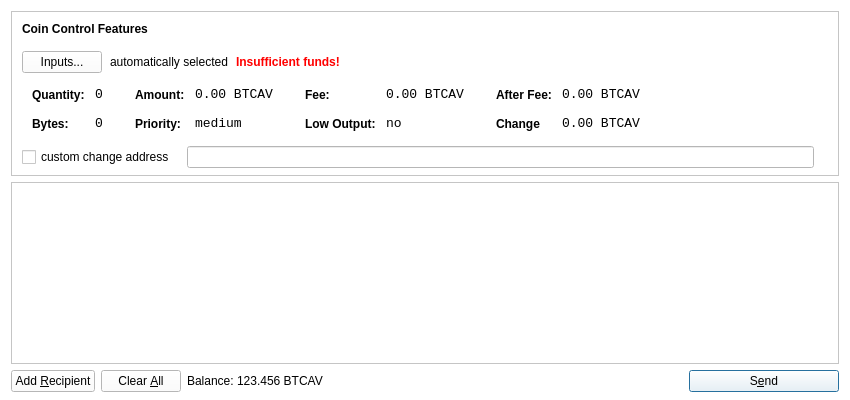
<?xml version="1.0" encoding="UTF-8"?>
<ui version="4.0">
 <class>SendCoinsDialog</class>
 <widget class="QDialog" name="SendCoinsDialog">
  <property name="geometry">
   <rect>
    <x>0</x>
    <y>0</y>
    <width>850</width>
    <height>400</height>
   </rect>
  </property>
  <property name="windowTitle">
   <string>Send Coins</string>
  </property>
  <property name="autoFillBackground">
   <bool>false</bool>
  </property>
  <property name="styleSheet">
   <string notr="true">background-color: rgb(255, 255, 255);</string>
  </property>
  <layout class="QVBoxLayout" name="verticalLayout" stretch="0,1,0">
   <property name="bottomMargin">
    <number>8</number>
   </property>
   <item>
    <widget class="QFrame" name="frameCoinControl">
     <property name="sizePolicy">
      <sizepolicy hsizetype="Expanding" vsizetype="Expanding">
       <horstretch>0</horstretch>
       <verstretch>0</verstretch>
      </sizepolicy>
     </property>
     <property name="maximumSize">
      <size>
       <width>16777215</width>
       <height>16777215</height>
      </size>
     </property>
     <property name="frameShape">
      <enum>QFrame::StyledPanel</enum>
     </property>
     <property name="frameShadow">
      <enum>QFrame::Sunken</enum>
     </property>
     <layout class="QVBoxLayout" name="verticalLayoutCoinControl2">
      <property name="spacing">
       <number>6</number>
      </property>
      <property name="leftMargin">
       <number>0</number>
      </property>
      <property name="topMargin">
       <number>0</number>
      </property>
      <property name="rightMargin">
       <number>0</number>
      </property>
      <property name="bottomMargin">
       <number>6</number>
      </property>
      <item>
       <layout class="QVBoxLayout" name="verticalLayoutCoinControl" stretch="0,0,0,0,1">
        <property name="spacing">
         <number>0</number>
        </property>
        <property name="leftMargin">
         <number>10</number>
        </property>
        <property name="topMargin">
         <number>10</number>
        </property>
        <item>
         <layout class="QHBoxLayout" name="horizontalLayoutCoinControl1">
          <property name="bottomMargin">
           <number>15</number>
          </property>
          <item>
           <widget class="QLabel" name="labelCoinControlFeatures">
            <property name="sizePolicy">
             <sizepolicy hsizetype="Preferred" vsizetype="Maximum">
              <horstretch>0</horstretch>
              <verstretch>0</verstretch>
             </sizepolicy>
            </property>
            <property name="font">
             <font>
              <weight>75</weight>
              <bold>true</bold>
             </font>
            </property>
            <property name="styleSheet">
             <string notr="true">font-weight:bold;</string>
            </property>
            <property name="text">
             <string>Coin Control Features</string>
            </property>
           </widget>
          </item>
         </layout>
        </item>
        <item>
         <layout class="QHBoxLayout" name="horizontalLayoutCoinControl2" stretch="0,0,0,0">
          <property name="spacing">
           <number>8</number>
          </property>
          <property name="bottomMargin">
           <number>10</number>
          </property>
          <item>
           <widget class="QPushButton" name="pushButtonCoinControl">
            <property name="styleSheet">
             <string notr="true"/>
            </property>
            <property name="text">
             <string>Inputs...</string>
            </property>
           </widget>
          </item>
          <item>
           <widget class="QLabel" name="labelCoinControlAutomaticallySelected">
            <property name="text">
             <string>automatically selected</string>
            </property>
            <property name="margin">
             <number>5</number>
            </property>
           </widget>
          </item>
          <item>
           <widget class="QLabel" name="labelCoinControlInsuffFunds">
            <property name="font">
             <font>
              <weight>75</weight>
              <bold>true</bold>
             </font>
            </property>
            <property name="styleSheet">
             <string notr="true">color:red;font-weight:bold;</string>
            </property>
            <property name="text">
             <string>Insufficient funds!</string>
            </property>
            <property name="margin">
             <number>5</number>
            </property>
           </widget>
          </item>
          <item>
           <spacer name="horizontalSpacerCoinControl">
            <property name="orientation">
             <enum>Qt::Horizontal</enum>
            </property>
            <property name="sizeHint" stdset="0">
             <size>
              <width>40</width>
              <height>1</height>
             </size>
            </property>
           </spacer>
          </item>
         </layout>
        </item>
        <item>
         <widget class="QWidget" name="widgetCoinControl" native="true">
          <property name="sizePolicy">
           <sizepolicy hsizetype="Preferred" vsizetype="Preferred">
            <horstretch>0</horstretch>
            <verstretch>0</verstretch>
           </sizepolicy>
          </property>
          <property name="minimumSize">
           <size>
            <width>0</width>
            <height>0</height>
           </size>
          </property>
          <property name="styleSheet">
           <string notr="true"/>
          </property>
          <layout class="QHBoxLayout" name="horizontalLayoutCoinControl5">
           <property name="leftMargin">
            <number>0</number>
           </property>
           <property name="topMargin">
            <number>0</number>
           </property>
           <property name="rightMargin">
            <number>0</number>
           </property>
           <property name="bottomMargin">
            <number>0</number>
           </property>
           <item>
            <layout class="QHBoxLayout" name="horizontalLayoutCoinControl3" stretch="0,0,0,1">
             <property name="spacing">
              <number>20</number>
             </property>
             <property name="topMargin">
              <number>0</number>
             </property>
             <property name="bottomMargin">
              <number>10</number>
             </property>
             <item>
              <layout class="QFormLayout" name="formLayoutCoinControl1">
               <property name="horizontalSpacing">
                <number>10</number>
               </property>
               <property name="verticalSpacing">
                <number>14</number>
               </property>
               <property name="leftMargin">
                <number>10</number>
               </property>
               <property name="topMargin">
                <number>4</number>
               </property>
               <property name="rightMargin">
                <number>6</number>
               </property>
               <item row="0" column="0">
                <widget class="QLabel" name="labelCoinControlQuantityText">
                 <property name="styleSheet">
                  <string notr="true">font-weight:bold;</string>
                 </property>
                 <property name="text">
                  <string>Quantity:</string>
                 </property>
                 <property name="margin">
                  <number>0</number>
                 </property>
                </widget>
               </item>
               <item row="0" column="1">
                <widget class="QLabel" name="labelCoinControlQuantity">
                 <property name="font">
                  <font>
                   <family>Monospace</family>
                   <pointsize>10</pointsize>
                  </font>
                 </property>
                 <property name="cursor">
                  <cursorShape>IBeamCursor</cursorShape>
                 </property>
                 <property name="contextMenuPolicy">
                  <enum>Qt::ActionsContextMenu</enum>
                 </property>
                 <property name="text">
                  <string>0</string>
                 </property>
                 <property name="margin">
                  <number>0</number>
                 </property>
                 <property name="textInteractionFlags">
                  <set>Qt::LinksAccessibleByMouse|Qt::TextSelectableByKeyboard|Qt::TextSelectableByMouse</set>
                 </property>
                </widget>
               </item>
               <item row="1" column="0">
                <widget class="QLabel" name="labelCoinControlBytesText">
                 <property name="styleSheet">
                  <string notr="true">font-weight:bold;</string>
                 </property>
                 <property name="text">
                  <string>Bytes:</string>
                 </property>
                </widget>
               </item>
               <item row="1" column="1">
                <widget class="QLabel" name="labelCoinControlBytes">
                 <property name="font">
                  <font>
                   <family>Monospace</family>
                   <pointsize>10</pointsize>
                  </font>
                 </property>
                 <property name="cursor">
                  <cursorShape>IBeamCursor</cursorShape>
                 </property>
                 <property name="contextMenuPolicy">
                  <enum>Qt::ActionsContextMenu</enum>
                 </property>
                 <property name="text">
                  <string>0</string>
                 </property>
                 <property name="textInteractionFlags">
                  <set>Qt::LinksAccessibleByMouse|Qt::TextSelectableByKeyboard|Qt::TextSelectableByMouse</set>
                 </property>
                </widget>
               </item>
              </layout>
             </item>
             <item>
              <layout class="QFormLayout" name="formLayoutCoinControl2">
               <property name="horizontalSpacing">
                <number>10</number>
               </property>
               <property name="verticalSpacing">
                <number>14</number>
               </property>
               <property name="leftMargin">
                <number>6</number>
               </property>
               <property name="topMargin">
                <number>4</number>
               </property>
               <property name="rightMargin">
                <number>6</number>
               </property>
               <item row="0" column="0">
                <widget class="QLabel" name="labelCoinControlAmountText">
                 <property name="styleSheet">
                  <string notr="true">font-weight:bold;</string>
                 </property>
                 <property name="text">
                  <string>Amount:</string>
                 </property>
                 <property name="margin">
                  <number>0</number>
                 </property>
                </widget>
               </item>
               <item row="0" column="1">
                <widget class="QLabel" name="labelCoinControlAmount">
                 <property name="font">
                  <font>
                   <family>Monospace</family>
                   <pointsize>10</pointsize>
                  </font>
                 </property>
                 <property name="cursor">
                  <cursorShape>IBeamCursor</cursorShape>
                 </property>
                 <property name="contextMenuPolicy">
                  <enum>Qt::ActionsContextMenu</enum>
                 </property>
                 <property name="text">
                  <string>0.00 BTCAV</string>
                 </property>
                 <property name="textInteractionFlags">
                  <set>Qt::LinksAccessibleByMouse|Qt::TextSelectableByKeyboard|Qt::TextSelectableByMouse</set>
                 </property>
                </widget>
               </item>
               <item row="1" column="0">
                <widget class="QLabel" name="labelCoinControlPriorityText">
                 <property name="styleSheet">
                  <string notr="true">font-weight:bold;</string>
                 </property>
                 <property name="text">
                  <string>Priority:</string>
                 </property>
                </widget>
               </item>
               <item row="1" column="1">
                <widget class="QLabel" name="labelCoinControlPriority">
                 <property name="font">
                  <font>
                   <family>Monospace</family>
                   <pointsize>10</pointsize>
                  </font>
                 </property>
                 <property name="cursor">
                  <cursorShape>IBeamCursor</cursorShape>
                 </property>
                 <property name="contextMenuPolicy">
                  <enum>Qt::ActionsContextMenu</enum>
                 </property>
                 <property name="text">
                  <string>medium</string>
                 </property>
                 <property name="textInteractionFlags">
                  <set>Qt::LinksAccessibleByMouse|Qt::TextSelectableByKeyboard|Qt::TextSelectableByMouse</set>
                 </property>
                </widget>
               </item>
              </layout>
             </item>
             <item>
              <layout class="QFormLayout" name="formLayoutCoinControl3">
               <property name="horizontalSpacing">
                <number>10</number>
               </property>
               <property name="verticalSpacing">
                <number>14</number>
               </property>
               <property name="leftMargin">
                <number>6</number>
               </property>
               <property name="topMargin">
                <number>4</number>
               </property>
               <property name="rightMargin">
                <number>6</number>
               </property>
               <item row="0" column="0">
                <widget class="QLabel" name="labelCoinControlFeeText">
                 <property name="styleSheet">
                  <string notr="true">font-weight:bold;</string>
                 </property>
                 <property name="text">
                  <string>Fee:</string>
                 </property>
                 <property name="margin">
                  <number>0</number>
                 </property>
                </widget>
               </item>
               <item row="0" column="1">
                <widget class="QLabel" name="labelCoinControlFee">
                 <property name="font">
                  <font>
                   <family>Monospace</family>
                   <pointsize>10</pointsize>
                  </font>
                 </property>
                 <property name="cursor">
                  <cursorShape>IBeamCursor</cursorShape>
                 </property>
                 <property name="contextMenuPolicy">
                  <enum>Qt::ActionsContextMenu</enum>
                 </property>
                 <property name="text">
                  <string>0.00 BTCAV</string>
                 </property>
                 <property name="textInteractionFlags">
                  <set>Qt::LinksAccessibleByMouse|Qt::TextSelectableByKeyboard|Qt::TextSelectableByMouse</set>
                 </property>
                </widget>
               </item>
               <item row="1" column="0">
                <widget class="QLabel" name="labelCoinControlLowOutputText">
                 <property name="styleSheet">
                  <string notr="true">font-weight:bold;</string>
                 </property>
                 <property name="text">
                  <string>Low Output:</string>
                 </property>
                </widget>
               </item>
               <item row="1" column="1">
                <widget class="QLabel" name="labelCoinControlLowOutput">
                 <property name="font">
                  <font>
                   <family>Monospace</family>
                   <pointsize>10</pointsize>
                  </font>
                 </property>
                 <property name="cursor">
                  <cursorShape>IBeamCursor</cursorShape>
                 </property>
                 <property name="contextMenuPolicy">
                  <enum>Qt::ActionsContextMenu</enum>
                 </property>
                 <property name="text">
                  <string>no</string>
                 </property>
                 <property name="textInteractionFlags">
                  <set>Qt::LinksAccessibleByMouse|Qt::TextSelectableByKeyboard|Qt::TextSelectableByMouse</set>
                 </property>
                </widget>
               </item>
              </layout>
             </item>
             <item>
              <layout class="QFormLayout" name="formLayoutCoinControl4">
               <property name="horizontalSpacing">
                <number>10</number>
               </property>
               <property name="verticalSpacing">
                <number>14</number>
               </property>
               <property name="leftMargin">
                <number>6</number>
               </property>
               <property name="topMargin">
                <number>4</number>
               </property>
               <property name="rightMargin">
                <number>6</number>
               </property>
               <item row="0" column="0">
                <widget class="QLabel" name="labelCoinControlAfterFeeText">
                 <property name="styleSheet">
                  <string notr="true">font-weight:bold;</string>
                 </property>
                 <property name="text">
                  <string>After Fee:</string>
                 </property>
                 <property name="margin">
                  <number>0</number>
                 </property>
                </widget>
               </item>
               <item row="0" column="1">
                <widget class="QLabel" name="labelCoinControlAfterFee">
                 <property name="font">
                  <font>
                   <family>Monospace</family>
                   <pointsize>10</pointsize>
                  </font>
                 </property>
                 <property name="cursor">
                  <cursorShape>IBeamCursor</cursorShape>
                 </property>
                 <property name="contextMenuPolicy">
                  <enum>Qt::ActionsContextMenu</enum>
                 </property>
                 <property name="text">
                  <string>0.00 BTCAV</string>
                 </property>
                 <property name="textInteractionFlags">
                  <set>Qt::LinksAccessibleByMouse|Qt::TextSelectableByKeyboard|Qt::TextSelectableByMouse</set>
                 </property>
                </widget>
               </item>
               <item row="1" column="0">
                <widget class="QLabel" name="labelCoinControlChangeText">
                 <property name="styleSheet">
                  <string notr="true">font-weight:bold;</string>
                 </property>
                 <property name="text">
                  <string>Change</string>
                 </property>
                </widget>
               </item>
               <item row="1" column="1">
                <widget class="QLabel" name="labelCoinControlChange">
                 <property name="font">
                  <font>
                   <family>Monospace</family>
                   <pointsize>10</pointsize>
                  </font>
                 </property>
                 <property name="cursor">
                  <cursorShape>IBeamCursor</cursorShape>
                 </property>
                 <property name="contextMenuPolicy">
                  <enum>Qt::ActionsContextMenu</enum>
                 </property>
                 <property name="text">
                  <string>0.00 BTCAV</string>
                 </property>
                 <property name="textInteractionFlags">
                  <set>Qt::LinksAccessibleByMouse|Qt::TextSelectableByKeyboard|Qt::TextSelectableByMouse</set>
                 </property>
                </widget>
               </item>
              </layout>
             </item>
            </layout>
           </item>
          </layout>
         </widget>
        </item>
        <item>
         <layout class="QHBoxLayout" name="horizontalLayoutCoinControl4" stretch="0,0,0">
          <property name="spacing">
           <number>12</number>
          </property>
          <property name="sizeConstraint">
           <enum>QLayout::SetDefaultConstraint</enum>
          </property>
          <property name="topMargin">
           <number>5</number>
          </property>
          <property name="rightMargin">
           <number>5</number>
          </property>
          <item>
           <widget class="QCheckBox" name="checkBoxCoinControlChange">
            <property name="text">
             <string>custom change address</string>
            </property>
           </widget>
          </item>
          <item>
           <widget class="QLineEdit" name="lineEditCoinControlChange">
            <property name="enabled">
             <bool>false</bool>
            </property>
            <property name="sizePolicy">
             <sizepolicy hsizetype="Expanding" vsizetype="Fixed">
              <horstretch>0</horstretch>
              <verstretch>0</verstretch>
             </sizepolicy>
            </property>
           </widget>
          </item>
          <item>
           <widget class="QLabel" name="labelCoinControlChangeLabel">
            <property name="sizePolicy">
             <sizepolicy hsizetype="Preferred" vsizetype="Expanding">
              <horstretch>0</horstretch>
              <verstretch>0</verstretch>
             </sizepolicy>
            </property>
            <property name="minimumSize">
             <size>
              <width>0</width>
              <height>0</height>
             </size>
            </property>
            <property name="text">
             <string/>
            </property>
            <property name="margin">
             <number>3</number>
            </property>
           </widget>
          </item>
         </layout>
        </item>
        <item>
         <spacer name="verticalSpacerCoinControl">
          <property name="orientation">
           <enum>Qt::Vertical</enum>
          </property>
          <property name="sizeHint" stdset="0">
           <size>
            <width>800</width>
            <height>1</height>
           </size>
          </property>
         </spacer>
        </item>
       </layout>
      </item>
     </layout>
    </widget>
   </item>
   <item>
    <widget class="QScrollArea" name="scrollArea">
     <property name="widgetResizable">
      <bool>true</bool>
     </property>
     <widget class="QWidget" name="scrollAreaWidgetContents">
      <property name="geometry">
       <rect>
        <x>0</x>
        <y>0</y>
        <width>830</width>
        <height>152</height>
       </rect>
      </property>
      <layout class="QVBoxLayout" name="verticalLayout_2">
       <property name="leftMargin">
        <number>0</number>
       </property>
       <property name="topMargin">
        <number>0</number>
       </property>
       <property name="rightMargin">
        <number>0</number>
       </property>
       <property name="bottomMargin">
        <number>0</number>
       </property>
       <item>
        <layout class="QVBoxLayout" name="entries">
         <property name="spacing">
          <number>6</number>
         </property>
        </layout>
       </item>
       <item>
        <spacer name="verticalSpacer">
         <property name="orientation">
          <enum>Qt::Vertical</enum>
         </property>
         <property name="sizeHint" stdset="0">
          <size>
           <width>20</width>
           <height>40</height>
          </size>
         </property>
        </spacer>
       </item>
      </layout>
     </widget>
    </widget>
   </item>
   <item>
    <layout class="QHBoxLayout" name="horizontalLayout">
     <item>
      <widget class="QPushButton" name="addButton">
       <property name="toolTip">
        <string>Send to multiple recipients at once</string>
       </property>
       <property name="text">
        <string>Add &amp;Recipient</string>
       </property>
       <property name="icon">
        <iconset resource="../bitcoin.qrc">
         <normaloff>:/icons/add</normaloff>:/icons/add</iconset>
       </property>
       <property name="autoDefault">
        <bool>false</bool>
       </property>
      </widget>
     </item>
     <item>
      <widget class="QPushButton" name="clearButton">
       <property name="sizePolicy">
        <sizepolicy hsizetype="Minimum" vsizetype="Fixed">
         <horstretch>0</horstretch>
         <verstretch>0</verstretch>
        </sizepolicy>
       </property>
       <property name="toolTip">
        <string>Remove all transaction fields</string>
       </property>
       <property name="text">
        <string>Clear &amp;All</string>
       </property>
       <property name="icon">
        <iconset resource="../bitcoin.qrc">
         <normaloff>:/icons/remove</normaloff>:/icons/remove</iconset>
       </property>
       <property name="autoRepeatDelay">
        <number>300</number>
       </property>
       <property name="autoDefault">
        <bool>false</bool>
       </property>
      </widget>
     </item>
     <item>
      <layout class="QHBoxLayout" name="horizontalLayout_2">
       <property name="spacing">
        <number>3</number>
       </property>
       <item>
        <widget class="QLabel" name="label">
         <property name="sizePolicy">
          <sizepolicy hsizetype="Preferred" vsizetype="Fixed">
           <horstretch>0</horstretch>
           <verstretch>0</verstretch>
          </sizepolicy>
         </property>
         <property name="text">
          <string>Balance:</string>
         </property>
        </widget>
       </item>
       <item>
        <widget class="QLabel" name="labelBalance">
         <property name="sizePolicy">
          <sizepolicy hsizetype="Preferred" vsizetype="Fixed">
           <horstretch>0</horstretch>
           <verstretch>0</verstretch>
          </sizepolicy>
         </property>
         <property name="cursor">
          <cursorShape>IBeamCursor</cursorShape>
         </property>
         <property name="text">
          <string>123.456 BTCAV</string>
         </property>
         <property name="textInteractionFlags">
          <set>Qt::LinksAccessibleByMouse|Qt::TextSelectableByKeyboard|Qt::TextSelectableByMouse</set>
         </property>
        </widget>
       </item>
      </layout>
     </item>
     <item>
      <spacer name="horizontalSpacer">
       <property name="orientation">
        <enum>Qt::Horizontal</enum>
       </property>
       <property name="sizeHint" stdset="0">
        <size>
         <width>40</width>
         <height>20</height>
        </size>
       </property>
      </spacer>
     </item>
     <item>
      <widget class="QPushButton" name="sendButton">
       <property name="minimumSize">
        <size>
         <width>150</width>
         <height>0</height>
        </size>
       </property>
       <property name="toolTip">
        <string>Confirm the send action</string>
       </property>
       <property name="text">
        <string>S&amp;end</string>
       </property>
       <property name="icon">
        <iconset resource="../bitcoin.qrc">
         <normaloff>:/icons/send</normaloff>:/icons/send</iconset>
       </property>
       <property name="default">
        <bool>true</bool>
       </property>
      </widget>
     </item>
    </layout>
   </item>
  </layout>
 </widget>
 <resources>
  <include location="../bitcoin.qrc"/>
 </resources>
 <connections/>
</ui>
